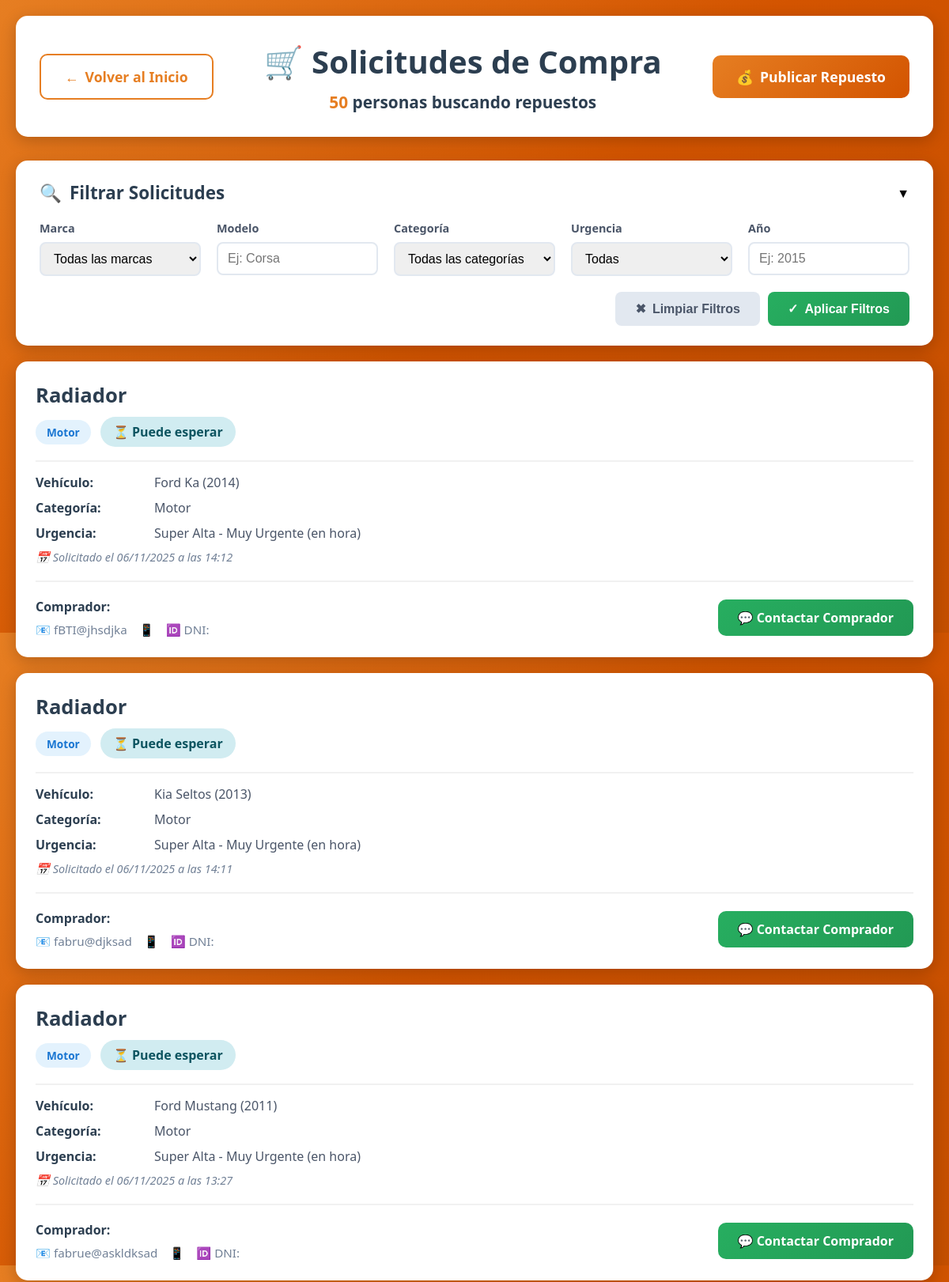
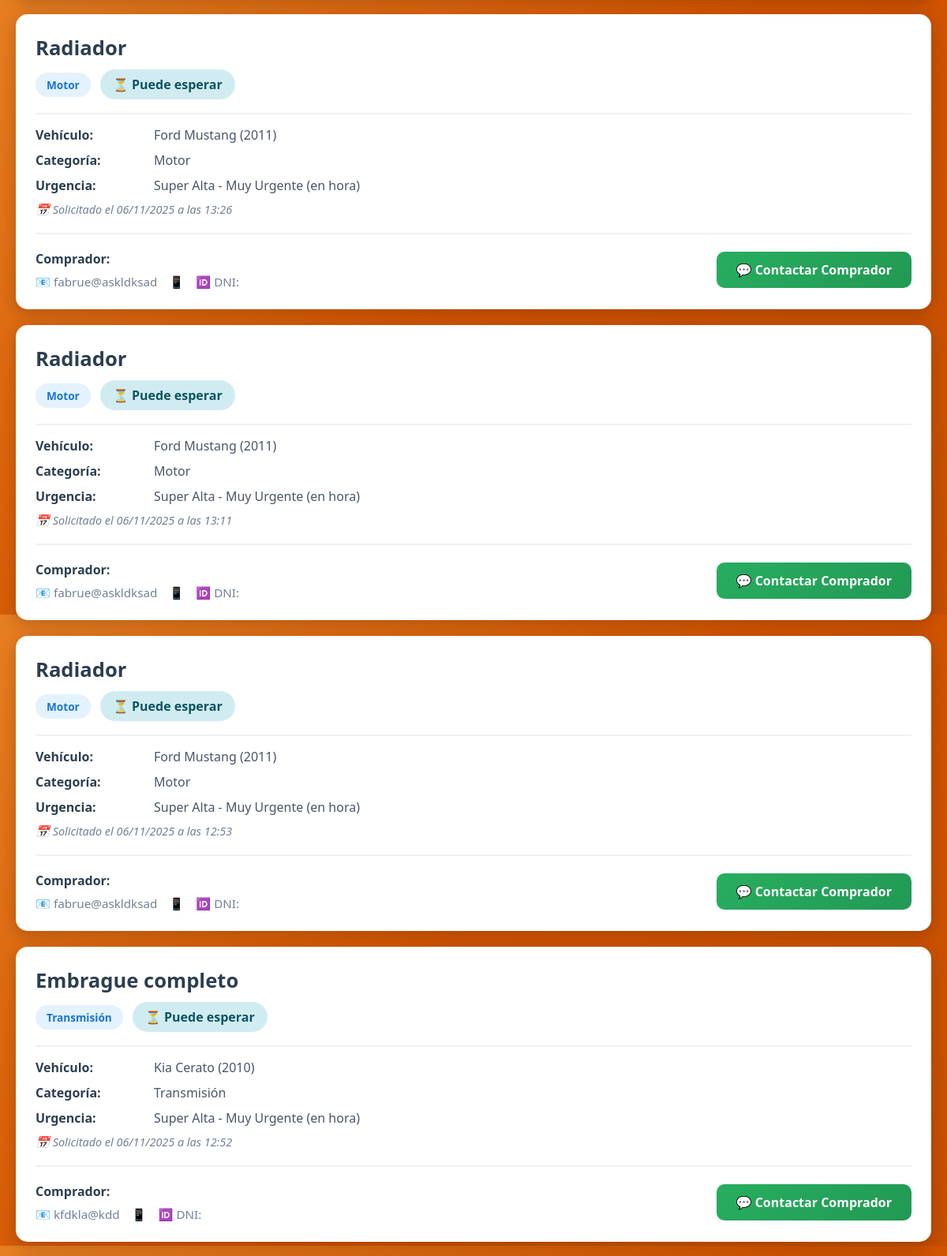
Screenshot of /vender/quiero-vender/ (upper part) with the database file from the repository (2 pictures, top to bottom).
### core/models.py (models this page shows, shortened)
class SolicitudCompra(models.Model):
    URGENCIA_CHOICES = [
        ('baja', 'Baja - Puedo esperar'),
        ('media', 'Media - Lo necesito pronto'),
        ('alta', 'Alta - Urgente'),
        ('super_alta', 'Super Alta - Muy Urgente (en hora)'),
    ]
    CATEGORIA_CHOICES = [
        ('motor', 'Motor'),
        ('transmision', 'Transmisión'),
        ('suspension', 'Suspensión'),
        ('frenos', 'Frenos'),
        ('electrico', 'Sistema Eléctrico'),
        ('carroceria', 'Carrocería'),
        ('interior', 'Interior'),
        ('otros', 'Otros'),
    ]
    marca_auto = models.CharField(max_length=100, verbose_name="Marca del Auto")
    modelo_auto = models.CharField(max_length=100, verbose_name="Modelo del Auto", blank=True)
    año_auto = models.IntegerField(verbose_name="Año del Auto", null=True, blank=True)
    nro_chasis = models.CharField(max_length=100, verbose_name="VIN/Número de Chasis", blank=True, default='')
    categoria_repuesto = models.CharField(max_length=50, choices=CATEGORIA_CHOICES, verbose_name="Categoría del Repuesto")
    repuesto_especifico = models.CharField(max_length=200, verbose_name="Repuesto Específico")
    descripcion_adicional = models.TextField(verbose_name="Descripción Adicional", blank=True)
    urgencia = models.CharField(max_length=20, choices=URGENCIA_CHOICES, verbose_name="Nivel de Urgencia")
    nombre = models.CharField(max_length=200, verbose_name="Nombre")
    email = models.EmailField(verbose_name="Email")
    celular = models.CharField(max_length=20, verbose_name="Celular")
    localidad = models.CharField(max_length=200, verbose_name="Localidad", blank=True, default='')
    zona = models.CharField(max_length=200, verbose_name="Zona/Provincia", blank=True, default='')
    fecha_solicitud = models.DateTimeField(auto_now_add=True)
    activa = models.BooleanField(default=True)
    class Meta:
        verbose_name = "Solicitud de Compra"
        verbose_name_plural = "Solicitudes de Compra"
        ordering = ['-fecha_solicitud']

### quiero_vender/views.py (the view)
# urls.py: path('quiero-vender/', views.ver_solicitudes, name='ver_solicitudes'),
def ver_solicitudes(request):
    solicitudes = SolicitudCompra.objects.filter(activa=True)
    marca_filtro = request.GET.get('marca', '')
    modelo_filtro = request.GET.get('modelo', '')
    categoria_filtro = request.GET.get('categoria', '')
    urgencia_filtro = request.GET.get('urgencia', '')
    año_filtro = request.GET.get('año', '')
    if marca_filtro:
        solicitudes = solicitudes.filter(marca_auto__icontains=marca_filtro)
    if modelo_filtro:
        solicitudes = solicitudes.filter(modelo_auto__icontains=modelo_filtro)
    if categoria_filtro:
        solicitudes = solicitudes.filter(categoria_repuesto=categoria_filtro)
    if urgencia_filtro:
        solicitudes = solicitudes.filter(urgencia=urgencia_filtro)
    if año_filtro:
        solicitudes = solicitudes.filter(año_auto=int(año_filtro))
    solicitudes = solicitudes.order_by('-fecha_solicitud')
    marcas_disponibles = SolicitudCompra.objects.filter(activa=True).values_list('marca_auto', flat=True).distinct().order_by('marca_auto')
    categorias_disponibles = SolicitudCompra.CATEGORIA_CHOICES
    urgencias_disponibles = SolicitudCompra.URGENCIA_CHOICES
    context = {
        'solicitudes': solicitudes,
        'total_solicitudes': solicitudes.count(),
        'marcas_disponibles': marcas_disponibles,
        'categorias_disponibles': categorias_disponibles,
        'urgencias_disponibles': urgencias_disponibles,
        'marca_actual': marca_filtro,
        'modelo_actual': modelo_filtro,
        'categoria_actual': categoria_filtro,
        'urgencia_actual': urgencia_filtro,
        'año_actual': año_filtro,
    }
    return render(request, 'listado_solicitudes.html', context)

### quiero_vender/templates/listado_solicitudes.html (shortened to what this page needs)
{% load static %}
<!DOCTYPE html>
<html lang="es">
<head>
    <link rel="stylesheet" href="{% static 'quiero_vender/listado_solicitudes.css' %}">
</head>
<body>
    <div class="container">
        <div class="header">
            <div class="header-content">
                <div class="header-left">
                    <a href="{% url 'index' %}" class="btn-action btn-secondary">
                        <span>←</span>
                        Volver al Inicio
                    </a>
                </div>
                <div class="header-center">
                    <h1>🛒 Solicitudes de Compra</h1>
                    <div class="results-count">
                        <span>{{ total_solicitudes }}</span> persona{{ total_solicitudes|pluralize }} buscando repuestos
                    </div>
                </div>
                <div class="header-right">
                    <a href="{% url 'publicar_repuesto' %}" class="btn-action">
                        <span>💰</span>
                        Publicar Repuesto
                    </a>
                </div>
            </div>
        </div>
        <div class="filters-section">
            <div class="filters-header" onclick="toggleFilters()">
                <div class="filters-title">
                    <span>🔍</span>
                    Filtrar Solicitudes
                </div>
                <span class="toggle-icon" id="toggleIcon">▼</span>
            </div>
            <form method="GET" action="{% url 'ver_solicitudes' %}" id="filterForm">
                <div class="filters-content" id="filtersContent">
                    <div class="filter-group">
                        <label>Marca</label>
                        <select name="marca" id="filter_marca">
                            <option value="">Todas las marcas</option>
                        </select>
                    </div>
                    <div class="filter-group">
                        <label>Modelo</label>
                        <input type="text" name="modelo" id="filter_modelo" placeholder="Ej: Corsa" value="{{ modelo_actual }}">
                    </div>
                    <div class="filter-group">
                        <label>Categoría</label>
                        <select name="categoria" id="filter_categoria">
                            <option value="">Todas las categorías</option>
                        </select>
                    </div>
                    <div class="filter-group">
                        <label>Urgencia</label>
                        <select name="urgencia" id="filter_urgencia">
                            <option value="">Todas</option>
                        </select>
                    </div>
                    <div class="filter-group">
                        <label>Año</label>
                        <input type="number" name="año" id="filter_año" placeholder="Ej: 2015" value="{{ año_actual }}" min="1980" max="2025">
                    </div>
                </div>
                <div class="filters-actions">
                    <button type="button" class="btn-filter btn-clear" onclick="clearFilters()">
                        <span>✖</span>
                        Limpiar Filtros
                    </button>
                    <button type="submit" class="btn-filter btn-apply">
                        <span>✓</span>
                        Aplicar Filtros
                    </button>
                </div>
            </form>
        </div>
        {% if solicitudes %}
            {% for solicitud in solicitudes %}
            <div class="solicitud-card">
                <div class="card-header">
                    <div class="card-title">
                        <h2>{{ solicitud.repuesto_especifico }}</h2>
                        <div>
                            <span class="card-badge badge-categoria">{{ solicitud.get_categoria_repuesto_display }}</span>
                            {% if solicitud.urgencia == 'alta' %}
                                <span class="urgencia-badge urgencia-alta">⚠️ URGENTE</span>
                            {% elif solicitud.urgencia == 'media' %}
                                <span class="urgencia-badge urgencia-media">⏰ Pronto</span>
                            {% else %}
                                <span class="urgencia-badge urgencia-baja">⏳ Puede esperar</span>
                            {% endif %}
                        </div>
                    </div>
                </div>
                <div class="card-body">
                    <div class="detail-row">
                        <span class="detail-label">Vehículo:</span>
                        <span>{{ solicitud.marca_auto }} {% if solicitud.modelo_auto %}{{ solicitud.modelo_auto }}{% endif %} {% if solicitud.año_auto %}({{ solicitud.año_auto }}){% endif %}</span>
                    </div>
                    <div class="detail-row">
                        <span class="detail-label">Categoría:</span>
                        <span>{{ solicitud.get_categoria_repuesto_display }}</span>
                    </div>
                    <div class="detail-row">
                        <span class="detail-label">Urgencia:</span>
                        <span>{{ solicitud.get_urgencia_display }}</span>
                    </div>
                    <div class="fecha-solicitud">
                        📅 Solicitado el {{ solicitud.fecha_solicitud|date:"d/m/Y" }} a las {{ solicitud.fecha_solicitud|time:"H:i" }}
                    </div>
                </div>
                <div class="card-footer">
                    <div class="comprador-info">
                        <h4>Comprador: {{ solicitud.nombre_completo }}</h4>
                        <div class="contacto">
                            <span class="contacto-item">📧 {{ solicitud.email }}</span>
                            <span class="contacto-item">📱 {{ solicitud.telefono }}</span>
                            <span class="contacto-item">🆔 DNI: {{ solicitud.dni }}</span>
                        </div>
                    </div>
                    <a href="mailto:{{ solicitud.email }}?subject=Tengo el repuesto que buscas: {{ solicitud.repuesto_especifico }}" class="btn-contactar">
                        💬 Contactar Comprador
                    </a>
                </div>
            </div>
            {% endfor %}
        {% endif %}
    </div>
</body>
</html>

### quiero_vender/static/quiero_vender/listado_solicitudes.css (style rules this page uses)
* { margin: 0; padding: 0; box-sizing: border-box; }
body { font-family: 'Segoe UI', Tahoma, Geneva, Verdana, sans-serif; background: linear-gradient(135deg, #e67e22 0%, #d35400 50%, #c44f00 100%); min-height: 100vh; padding: 20px; }
.container { max-width: 1200px; margin: 0 auto; }
.header { background: white; border-radius: 15px; padding: 30px; margin-bottom: 30px; box-shadow: 0 5px 20px rgba(0, 0, 0, 0.2); }
.header-content { display: flex; justify-content: space-between; align-items: center; gap: 20px; flex-wrap: wrap; }
.header-left { flex: 0 0 auto; }
.header-center { flex: 1; text-align: center; min-width: 250px; }
.header-center h1 { color: #2c3e50; margin-bottom: 10px; font-size: 2.5em; }
.results-count { font-size: 1.3em; color: #2c3e50; font-weight: 600; }
.results-count span { color: #e67e22; }
.header-right { flex: 0 0 auto; }
.btn-action { background: linear-gradient(135deg, #e67e22 0%, #d35400 100%); color: white; padding: 15px 30px; border: none; border-radius: 10px; font-size: 1.1em; font-weight: 600; cursor: pointer; transition: all 0.3s; text-decoration: none; display: inline-flex; align-items: center; gap: 8px; }
.btn-secondary { background: white; color: #e67e22; border: 2px solid #e67e22; }
.filters-section { background: white; border-radius: 15px; padding: 25px 30px; margin-bottom: 20px; box-shadow: 0 5px 20px rgba(0, 0, 0, 0.2); }
.filters-header { display: flex; justify-content: space-between; align-items: center; margin-bottom: 20px; cursor: pointer; user-select: none; }
.filters-title { font-size: 1.4em; color: #2c3e50; font-weight: 600; display: flex; align-items: center; gap: 10px; }
.toggle-icon { transition: transform 0.3s; }
.filters-content { display: grid; grid-template-columns: repeat(auto-fit, minmax(200px, 1fr)); gap: 20px; margin-bottom: 20px; }
.filter-group { display: flex; flex-direction: column; }
.filter-group label { font-weight: 600; color: #4a5568; margin-bottom: 8px; font-size: 0.9em; }
.filter-group input, .filter-group select { padding: 10px 12px; border: 2px solid #e2e8f0; border-radius: 8px; font-size: 1em; transition: all 0.3s; }
.filters-actions { display: flex; gap: 10px; justify-content: flex-end; }
.btn-filter { padding: 12px 25px; border: none; border-radius: 8px; font-size: 1em; font-weight: 600; cursor: pointer; transition: all 0.3s; display: flex; align-items: center; gap: 8px; }
.btn-apply { background: linear-gradient(135deg, #27ae60 0%, #229954 100%); color: white; }
.btn-clear { background: #e2e8f0; color: #4a5568; }
.solicitud-card { background: white; border-radius: 15px; padding: 25px; margin-bottom: 20px; box-shadow: 0 5px 20px rgba(0, 0, 0, 0.2); transition: transform 0.3s, box-shadow 0.3s; }
.card-header { display: flex; justify-content: space-between; align-items: start; margin-bottom: 15px; padding-bottom: 15px; border-bottom: 2px solid #f1f1f1; }
.card-title h2 { color: #2c3e50; font-size: 1.6em; margin-bottom: 10px; }
.card-badge { display: inline-block; padding: 6px 14px; border-radius: 20px; font-size: 0.85em; font-weight: 600; margin-right: 8px; margin-bottom: 5px; }
.badge-categoria { background: #e3f2fd; color: #1976d2; }
.urgencia-badge { display: inline-block; padding: 8px 16px; border-radius: 20px; font-weight: 700; font-size: 1em; }
.urgencia-baja { background: #d1ecf1; color: #0c5460; }
.card-body { margin-bottom: 20px; }
.detail-row { display: flex; margin: 10px 0; color: #4a5568; }
.detail-label { font-weight: 600; min-width: 150px; color: #2c3e50; }
.card-footer { display: flex; justify-content: space-between; align-items: center; padding-top: 20px; border-top: 2px solid #f1f1f1; flex-wrap: wrap; gap: 15px; }
.comprador-info h4 { color: #2c3e50; margin-bottom: 8px; }
.contacto { display: flex; gap: 15px; flex-wrap: wrap; }
.contacto-item { display: flex; align-items: center; gap: 5px; color: #718096; font-size: 0.95em; }
.btn-contactar { background: linear-gradient(135deg, #27ae60 0%, #229954 100%); color: white; padding: 12px 25px; border: none; border-radius: 10px; font-size: 1em; font-weight: 600; cursor: pointer; transition: all 0.3s; text-decoration: none; display: inline-block; }
.fecha-solicitud { color: #718096; font-size: 0.9em; margin-top: 10px; font-style: italic; }

### rows the page displays
SolicitudCompra: repuesto_especifico "Radiador", categoria_repuesto "Motor", shows "⏳ Puede esperar", marca_auto "Ford", modelo_auto "Ka", año_auto "2014", urgencia "Super Alta - Muy Urgente (en hora)", fecha_solicitud "06/11/2025", fecha_solicitud "14:12", email "fBTI@jhsdjka"
SolicitudCompra: repuesto_especifico "Radiador", categoria_repuesto "Motor", shows "⏳ Puede esperar", marca_auto "Kia", modelo_auto "Seltos", año_auto "2013", urgencia "Super Alta - Muy Urgente (en hora)", fecha_solicitud "06/11/2025", fecha_solicitud "14:11", email "fabru@djksad"
SolicitudCompra: repuesto_especifico "Radiador", categoria_repuesto "Motor", shows "⏳ Puede esperar", marca_auto "Ford", modelo_auto "Mustang", año_auto "2011", urgencia "Super Alta - Muy Urgente (en hora)", fecha_solicitud "06/11/2025", fecha_solicitud "13:27", email "fabrue@askldksad"
SolicitudCompra: repuesto_especifico "Radiador", categoria_repuesto "Motor", shows "⏳ Puede esperar", marca_auto "Ford", modelo_auto "Mustang", año_auto "2011", urgencia "Super Alta - Muy Urgente (en hora)", fecha_solicitud "06/11/2025", fecha_solicitud "13:26", email "fabrue@askldksad"
SolicitudCompra: repuesto_especifico "Radiador", categoria_repuesto "Motor", shows "⏳ Puede esperar", marca_auto "Ford", modelo_auto "Mustang", año_auto "2011", urgencia "Super Alta - Muy Urgente (en hora)", fecha_solicitud "06/11/2025", fecha_solicitud "13:11", email "fabrue@askldksad"
SolicitudCompra: repuesto_especifico "Radiador", categoria_repuesto "Motor", shows "⏳ Puede esperar", marca_auto "Ford", modelo_auto "Mustang", año_auto "2011", urgencia "Super Alta - Muy Urgente (en hora)", fecha_solicitud "06/11/2025", fecha_solicitud "12:53", email "fabrue@askldksad"
SolicitudCompra: repuesto_especifico "Embrague completo", categoria_repuesto "Transmisión", shows "⏳ Puede esperar", marca_auto "Kia", modelo_auto "Cerato", año_auto "2010", urgencia "Super Alta - Muy Urgente (en hora)", fecha_solicitud "06/11/2025", fecha_solicitud "12:52", email "kfdkla@kdd"

### other values shown
{{ total_solicitudes }} "50"
